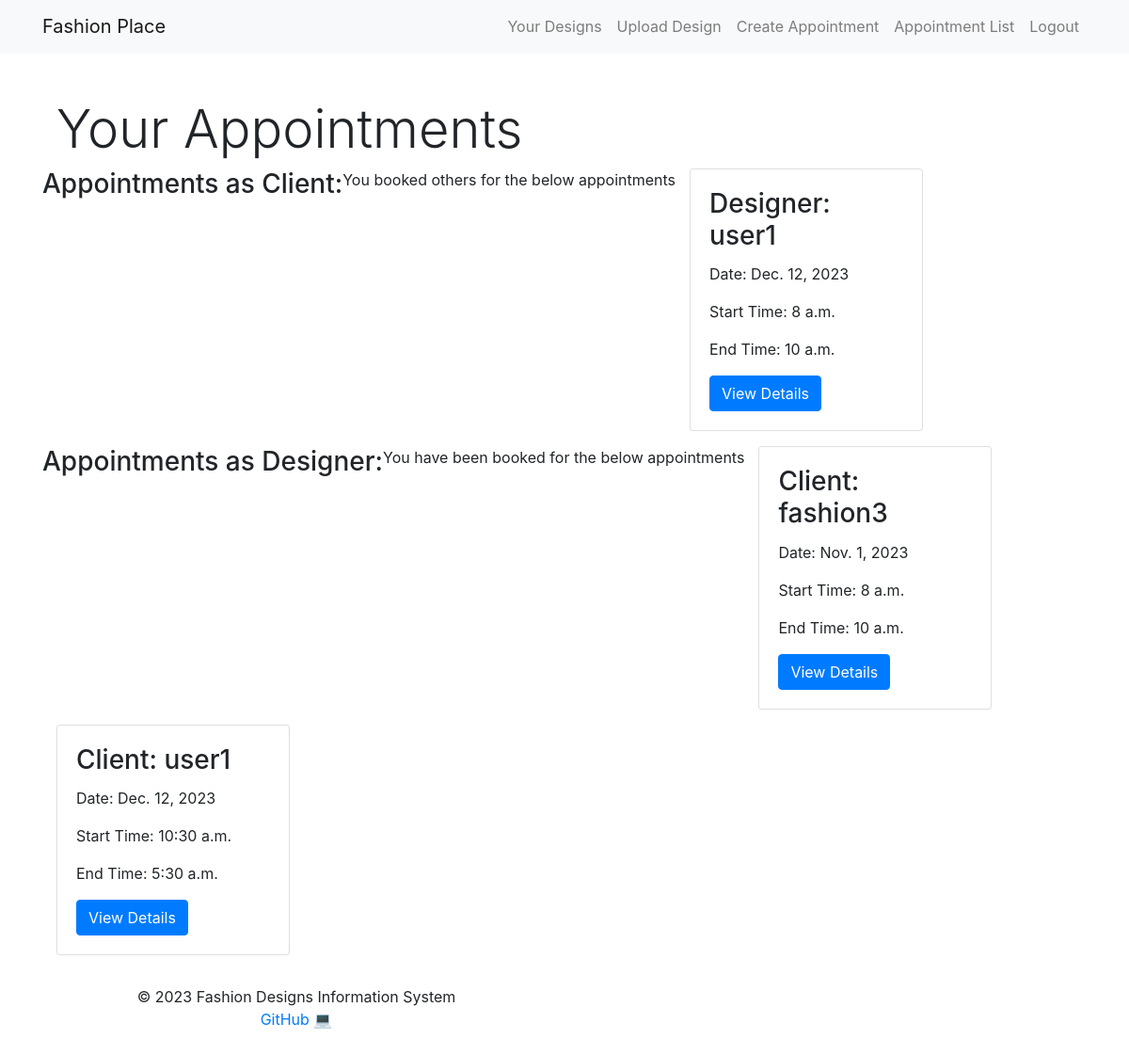
The app's page /scheduling/list/ (signed in) with its own data.
### scheduling/models.py (models this page shows)
class Appointment(models.Model):
    STATUS_CHOICES = [
        ('pending', 'Pending'),
        ('processing', 'Processing'),
        ('completed', 'Completed'),
    ]
    client = models.ForeignKey(User, on_delete=models.CASCADE)
    designer = models.ForeignKey(User, on_delete=models.CASCADE, related_name='designer')
    description = models.TextField()
    date = models.DateField()
    start_time = models.TimeField()
    end_time = models.TimeField()
    status = models.CharField(max_length=20, choices=STATUS_CHOICES, default='pending')

### scheduling/views.py (the view)
# urls.py: path('list/', views.appointment_list, name='appointment_list'),
@login_required
def appointment_list(request):
    client_appointments = Appointment.objects.filter(client=request.user)
    designer_appointments = Appointment.objects.filter(designer=request.user)
    all_appointments = client_appointments | designer_appointments
    context = {
        'client_appointments': client_appointments,
        'designer_appointments': designer_appointments,
        'all_appointments': all_appointments,
    }
    return render(request, 'scheduling/appointment_list.html', context)

### templates/scheduling/appointment_list.html (shortened to what this page needs)
{% extends 'base.html' %}
{% block content %}
    <div class="container mt-4">
        <h2 class="display-4">Your Appointments</h2>
        <div class="row">
            <h3>Appointments as Client:</h3>
            <p class="card-text">You booked others for the below appointments</p>
            {% for appointment in client_appointments  %}
                <div class="col-lg-3 col-md-4 col-sm-6 col-12 mb-3">
                    <div class="card">
                        <div class="card-body">
                            <h3 class="card-title">Designer: {{ appointment.designer.username }}</h3>
                            <p class="card-text">Date: {{ appointment.date }}</p>
                            <p class="card-text">Start Time: {{ appointment.start_time }}</p>
                            <p class="card-text">End Time: {{ appointment.end_time }}</p>
                            <a href="{% url 'view_appointment' appointment.id %}" class="btn btn-primary">
                                View Details
                            </a>
                        </div>
                    </div>
                </div>
            {% endfor %}<br><hr>
            <h3>Appointments as Designer:</h3>
            <p class="card-text">You have been booked for the below appointments</p>
            {% for appointment in designer_appointments  %}
                <div class="col-lg-3 col-md-4 col-sm-6 col-12 mb-3">
                    <div class="card">
                        <div class="card-body">
                            <h3 class="card-title">Client: {{ appointment.client.username }}</h3>
                            <p class="card-text">Date: {{ appointment.date }}</p>
                            <p class="card-text">Start Time: {{ appointment.start_time }}</p>
                            <p class="card-text">End Time: {{ appointment.end_time }}</p>
                            <a href="{% url 'view_appointment' appointment.id %}" class="btn btn-primary">
                                View Details
                            </a>
                        </div>
                    </div>
                </div>
            {% endfor %}
        </div>
    </div>
{% endblock %}

### records on screen
Appointment: designer.username "user1", date "Dec. 12, 2023", start_time "8 a.m.", end_time "10 a.m."
Appointment: client.username "fashion3", date "Nov. 1, 2023", start_time "8 a.m.", end_time "10 a.m."
Appointment: client.username "user1", date "Dec. 12, 2023", start_time "10:30 a.m.", end_time "5:30 a.m."

### other values on screen
{{ current_year }} "2023"
